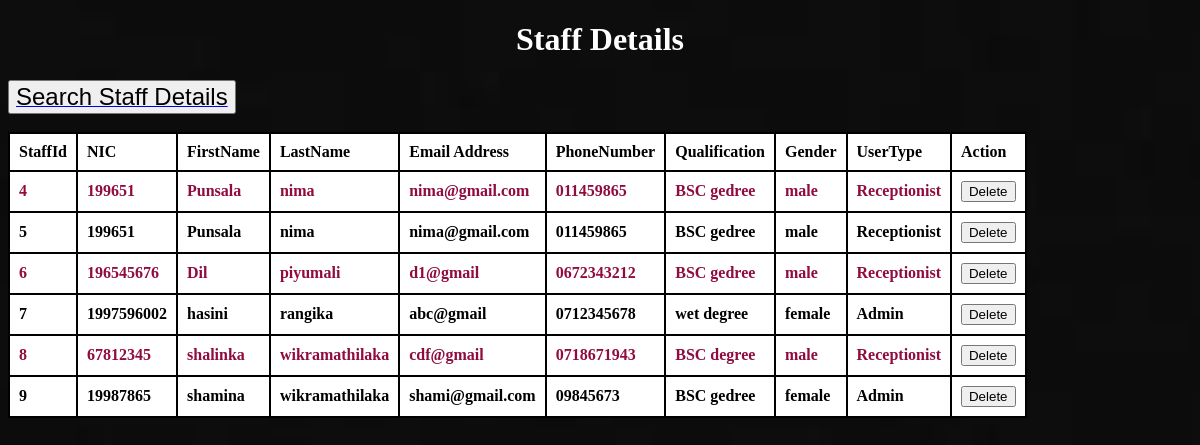
Before: /Hasini/Admin/StaffRegSelect.php with the older database file.
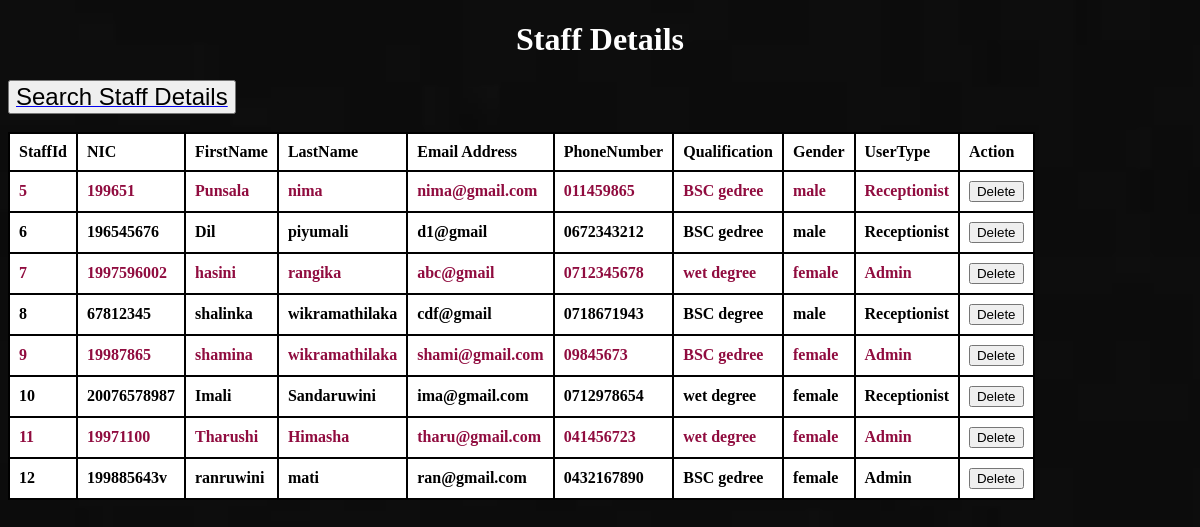
After: the same page with the newer database file.
### tables this page shows
CREATE TABLE `staffdetails` (
  `StaffId` int(11) NOT NULL,
  `NIC` varchar(20) NOT NULL,
  `FirstName` varchar(50) NOT NULL,
  `LastName` varchar(50) NOT NULL,
  `EmailAddress` varchar(50) NOT NULL,
  `PhoneNumber` varchar(20) NOT NULL,
  `Qualification` varchar(200) NOT NULL,
  `Gender` varchar(10) NOT NULL,
  `UserType` varchar(20) NOT NULL
);

### Hasini/Admin/StaffRegSelect.php (the view, shortened to what this page needs)
<!DOCTYPE html>
<html>
<head>
<link rel = "stylesheet" type="text/css" href = "styles/table2XYZ.css">
</head>
<body>
		<center><h1><font color="white"><b>Staff Details</center></b><font/></h1>
		<div class="sidenav">
<button class="button" style ="float:center"><a href="FilterStaffReg.php"><font size="5em",font color="black">Search Staff Details</font></a></button>
</div>
<br>
</body>
</html>
<?php
	require_once('config.php');
$sql = "SELECT StaffId, NIC,FirstName,LastName,EmailAddress,PhoneNumber,Qualification,Gender,UserType FROM staffdetails";
$result = $conn->query($sql);
if ($result->num_rows > 0) {
	echo "<table border='1'>
	<th>StaffId</th>
	<th>NIC</th>
	<th>FirstName</th>
	<th>LastName</th>
	<th>Email Address</th>
	<th>PhoneNumber</th>
	<th>Qualification</th>
	<th>Gender</th>
	<th>UserType</th>
	<th>Action</th></tr>";
    while($row = $result->fetch_assoc()) {
		echo "<tr>";
		echo "<td>" . $row['StaffId'] . "</td>";
		echo "<td>" . $row['NIC'] . "</td>";
		echo "<td>" . $row['FirstName'] . "</td>";
		echo "<td>" . $row['LastName'] . "</td>";
		echo "<td>" . $row['EmailAddress'] . "</td>";
		echo "<td>" . $row['PhoneNumber'] . "</td>";
		echo "<td>" . $row['Qualification'] . "</td>";
		echo "<td>" . $row['Gender'] . "</td>";
		echo "<td>" . $row['UserType'] . "</td>";
		echo "<td><input type=\"button\" value=\"Delete\" name=\"delete\" onclick=\"location.href = 'Delete1.php?id=" . $row['StaffId'] . "';\"></td>";
		echo "</tr>";
  }
    echo "</table>";
} else {
    echo "0 results";
}
?>

Changed rows visible on the page:
removed staffdetails: StaffId "4", NIC "199651", FirstName "Punsala", LastName "nima", EmailAddress "nima@gmail.com", PhoneNumber "011459865", Qualification "BSC gedree", Gender "male", UserType "Receptionist"
added staffdetails: StaffId "10", NIC "20076578987", FirstName "Imali", LastName "Sandaruwini", EmailAddress "ima@gmail.com", PhoneNumber "0712978654", Qualification "wet degree", Gender "female", UserType "Receptionist"
added staffdetails: StaffId "11", NIC "19971100", FirstName "Tharushi", LastName "Himasha", EmailAddress "tharu@gmail.com", PhoneNumber "041456723", Qualification "wet degree", Gender "female", UserType "Admin"
added staffdetails: StaffId "12", NIC "199885643v", FirstName "ranruwini", LastName "mati", EmailAddress "ran@gmail.com", PhoneNumber "0432167890", Qualification "BSC gedree", Gender "female", UserType "Admin"
